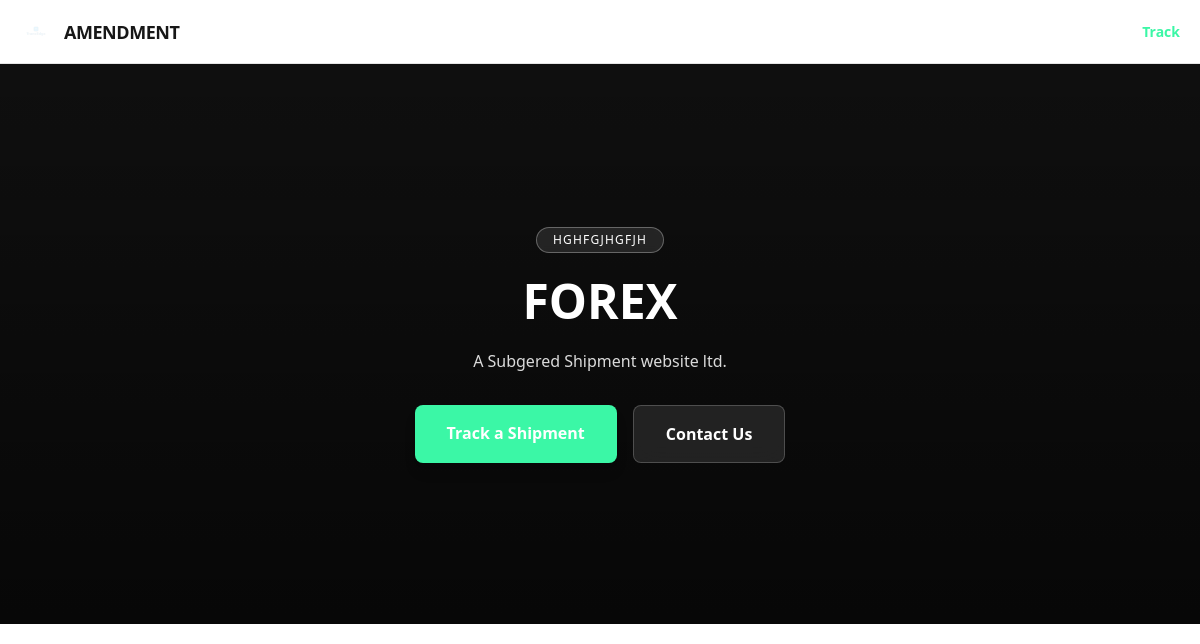
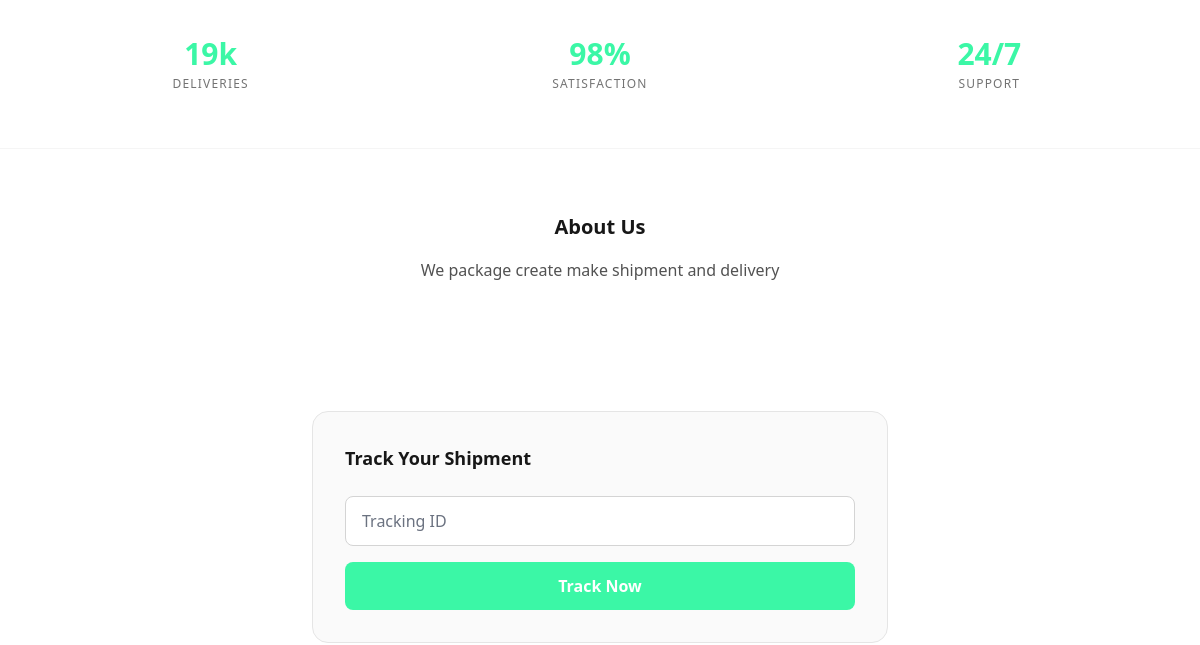
Before: /shipping/site/6D134D49/ (upper part) with the older database file (2 pictures, top to bottom).
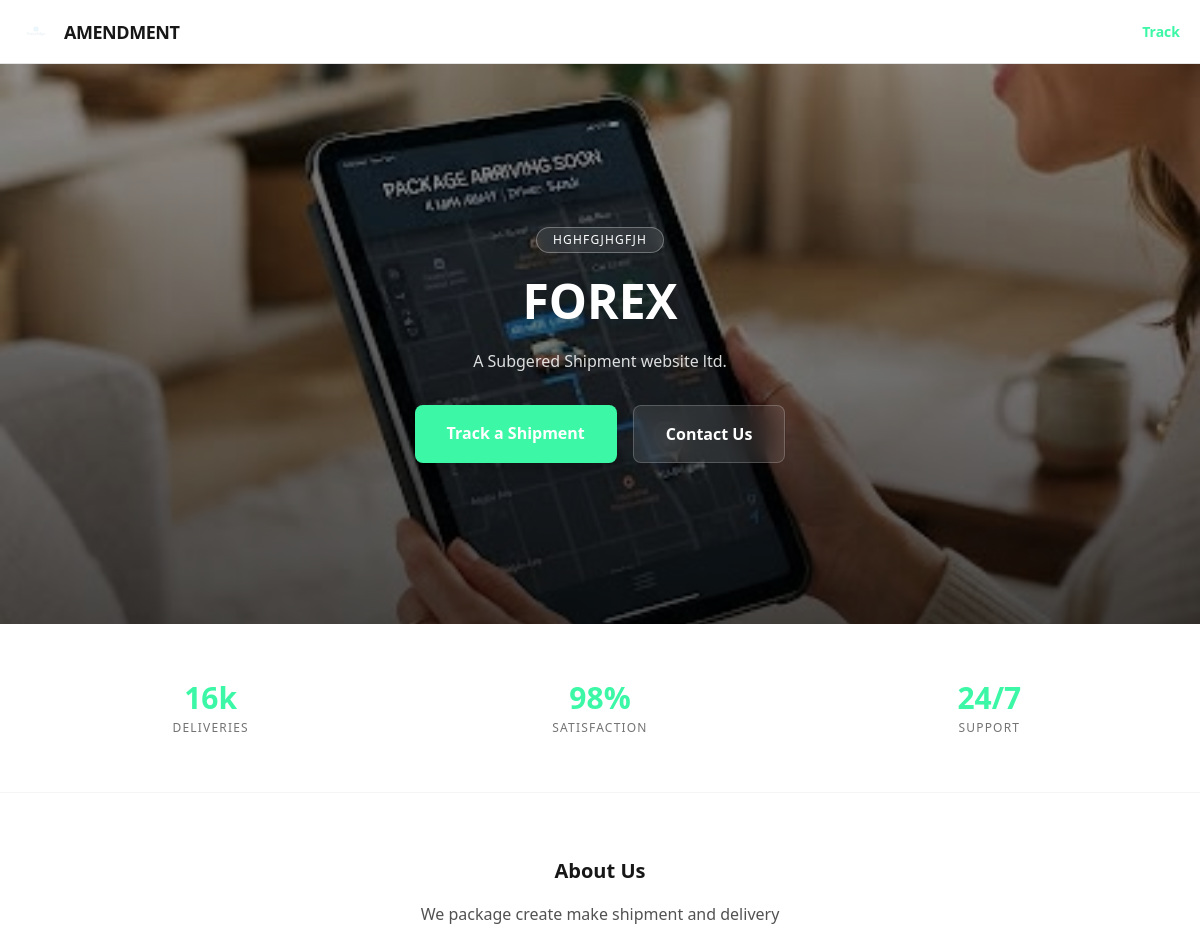
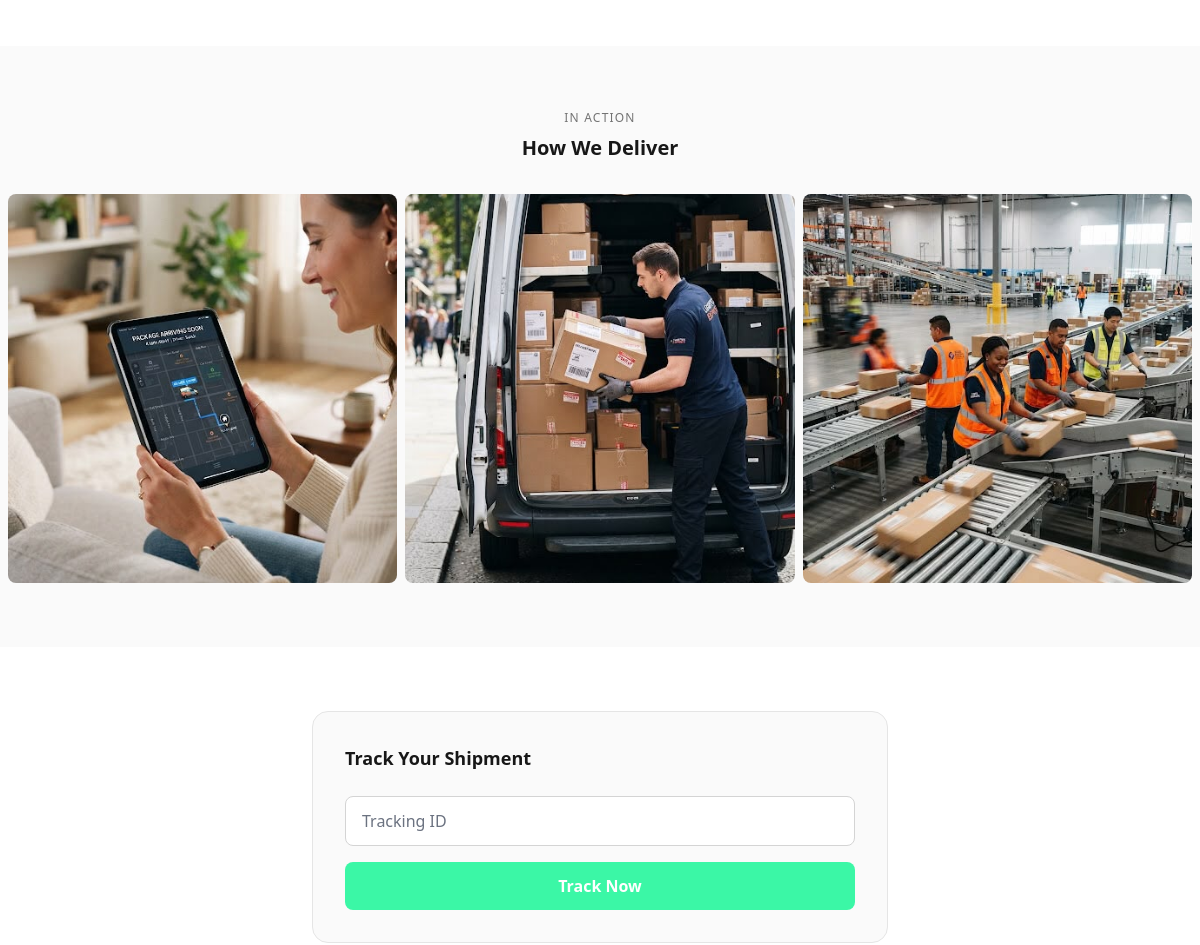
After: the same page with the newer database file (2 pictures, top to bottom).
### Business/models.py (models this page shows, shortened)
class SubAdminSiteSettings(models.Model):
    sub_admin = models.OneToOneField(
        "SubAdminProfile",          # ← the existing model in your file
        on_delete=models.CASCADE,
        null=True,
        blank=True,
        related_name="site_settings",
        help_text="Null = global default (set by super-admin).",
    )
    site_name        = models.CharField(max_length=100, blank=True, default="")
    site_tagline     = models.CharField(max_length=255, blank=True, default="")
    logo             = models.ImageField(
        upload_to="site_logos/",
        null=True, blank=True,
        help_text="Upload a logo image.",
    )
    logo_url         = models.URLField(
        blank=True,
        help_text="Use a URL if you don't want to upload a file.",
    )
    favicon_url      = models.URLField(blank=True)
    primary_color    = models.CharField(
        max_length=20, blank=True,
        help_text="Hex color e.g. #38bdf8",
    )
    hero_title       = models.CharField(max_length=255, blank=True, default="")
    hero_subtitle    = models.TextField(blank=True, default="")
    hero_image_url   = models.URLField(blank=True)
    about_text       = models.TextField(
        blank=True,
        help_text="About section shown on the public landing page.",
    )
    stat_deliveries   = models.CharField(max_length=20, blank=True, default="")
    stat_satisfaction = models.CharField(max_length=20, blank=True, default="")
    stat_support      = models.CharField(max_length=20, blank=True, default="")
    phone_primary    = models.CharField(max_length=30, blank=True, default="")
    phone_secondary  = models.CharField(max_length=30, blank=True, default="")
    email_support    = models.EmailField(blank=True, default="")
    email_info       = models.EmailField(blank=True, default="")
    address          = models.TextField(blank=True, default="")
    google_maps_url  = models.URLField(blank=True)
    whatsapp_number  = models.CharField(
        max_length=20, blank=True,
        help_text="Include country code, no + e.g. 2348012345678",
    )
    twitter_url      = models.URLField(blank=True)
    instagram_url    = models.URLField(blank=True)
    facebook_url     = models.URLField(blank=True)
    linkedin_url     = models.URLField(blank=True)
    tiktok_url       = models.URLField(blank=True)
    copyright_text   = models.CharField(max_length=255, blank=True, default="")
    meta_description = models.TextField(blank=True)
    meta_keywords    = models.CharField(max_length=500, blank=True)
    updated_at       = models.DateTimeField(auto_now=True)
    class Meta:
        verbose_name = "Sub-Admin Site Settings"
    @classmethod
    def get_default(cls):
        obj, _ = cls.objects.get_or_create(sub_admin=None)
        return obj
    @classmethod
    def for_user(cls, user):
        default = cls.get_default()
        try:
            profile   = user.sub_admin_profile
            overrides = cls.objects.get(sub_admin=profile)
        except (cls.DoesNotExist, Exception):
            overrides = None
        TEXT_FIELDS = [
            "site_name", "site_tagline", "logo_url", "favicon_url",
            "primary_color", "hero_title", "hero_subtitle", "hero_image_url",
            "about_text", "stat_deliveries", "stat_satisfaction", "stat_support",
            "phone_primary", "phone_secondary", "email_support", "email_info",
            "address", "google_maps_url", "whatsapp_number",
            "twitter_url", "instagram_url", "facebook_url",
            "linkedin_url", "tiktok_url", "copyright_text",
            "meta_description", "meta_keywords",
        ]
        merged = {}
        for field in TEXT_FIELDS:
            default_val  = getattr(default,   field, "") or ""
            override_val = getattr(overrides, field, "") or "" if overrides else ""
            merged[field] = override_val if override_val.strip() else default_val
        if overrides and overrides.logo:
            merged["logo"] = overrides.logo.url
        elif default.logo:
            merged["logo"] = default.logo.url
        else:
            merged["logo"] = merged.get("logo_url", "")
        return merged

class BrandGalleryImage(models.Model):
    image = models.ImageField(upload_to="brand_gallery/")
    caption = models.CharField(max_length=120, blank=True)
    sort_order = models.PositiveIntegerField(default=0)
    is_active = models.BooleanField(default=True)
    class Meta:
        ordering = ["sort_order"]

### Business/sub_admin_views.py (the view)
# urls.py: path("site/<str:referral_code>/", sv.public_subadmin_landing, name="public-subadmin-landing"),
def public_subadmin_landing(request, referral_code):
    profile = get_object_or_404(SubAdminProfile, referral_code=referral_code.upper())
    request.session["active_referral_code"] = profile.referral_code
    settings_ctx = SubAdminSiteSettings.for_user(profile.user)
    return render(request, "public/landing.html", {
        "settings":     settings_ctx,
        "profile":      profile,
        "testimonials": Testimonial.objects.filter(is_active=True).order_by("sort_order"),
        "gallery_images": BrandGalleryImage.objects.filter(is_active=True).order_by("sort_order"),
    })

### Business/context_processors.py (called while the page is built, shortened)
def unread_notifications(request):
    user = getattr(request, "user", None)
    if not user or not user.is_authenticated or user.role != User.Role.SUB_ADMIN:
        return {"unread_notifications": 0}

def branding(request):
    ref = request.session.get("active_referral_code")
    profile = SubAdminProfile.objects.filter(referral_code=ref).first() if ref else None
    settings_ctx = (
        SubAdminSiteSettings.for_user(profile.user) if profile
        else default_settings_context()
    )
    return {
        "settings": settings_ctx,
        "profile": profile,
        "testimonials": Testimonial.objects.filter(is_active=True).order_by("sort_order"),
        "gallery_images": BrandGalleryImage.objects.filter(is_active=True).order_by("sort_order"),
    }

### Business/models.py (called while the page is built)
    def get_avatar(self):
        if self.avatar:
            return self.avatar.url
        return self.avatar_url or ""

### Business/templates/public/landing.html (shortened to what this page needs)
<!DOCTYPE html>
{% load static %}
<html class="scroll-smooth" lang="en">
<head>
<script src="https://cdn.tailwindcss.com?plugins=forms,container-queries"></script>
</head>
<body class="bg-white text-neutral-900">
<header class="fixed top-0 left-0 w-full z-50 bg-white/90 backdrop-blur-md border-b border-neutral-200 flex justify-between items-center h-16 px-5">
  <div class="flex items-center gap-3">
    {% if settings.logo %}
      <img src="{{ settings.logo }}" alt="{{ settings.site_name }}" class="h-8 w-auto">
    {% else %}
      <span class="material-symbols-outlined brand-text">local_shipping</span>
    {% endif %}
    <span class="font-bold text-lg tracking-tight">{{ settings.site_name|default:"Logistics" }}</span>
  </div>
  <a href="#track" class="text-sm font-semibold brand-text">Track</a>
</header>
<main class="pt-16">
  <section class="relative min-h-[560px] flex items-center justify-center overflow-hidden">
    <div class="absolute inset-0">
      {% if settings.hero_image_url %}
        <img src="{{ settings.hero_image_url }}" class="w-full h-full object-cover" alt="">
      {% else %}
        {% with gallery_images|first as fallback %}
          {% if fallback %}<img src="{{ fallback.image.url }}" class="w-full h-full object-cover" alt="">{% else %}
          <div class="w-full h-full bg-neutral-900"></div>{% endif %}
        {% endwith %}
      {% endif %}
    </div>
    <div class="absolute inset-0 hero-gradient"></div>
    <div class="relative z-10 w-full px-6 text-center text-white">
      <span class="inline-block px-4 py-1 rounded-full border border-white/30 bg-white/10 backdrop-blur-sm text-xs uppercase tracking-widest mb-6">
        {{ settings.site_tagline|default:"Your Logistics Partner" }}
      </span>
      <h1 class="font-bold text-3xl md:text-5xl leading-tight mb-6">
        {{ settings.hero_title|default:"Fast, Reliable Shipping — Every Time." }}
      </h1>
      {% if settings.hero_subtitle %}
      <p class="max-w-xl mx-auto text-white/85 mb-8">{{ settings.hero_subtitle }}</p>
      {% endif %}
      <div class="flex flex-col sm:flex-row gap-4 justify-center mt-4">
        <a href="#track" class="brand-bg text-white py-4 px-8 rounded-lg font-semibold shadow-lg">Track a Shipment</a>
        <a href="#contact" class="bg-white/10 backdrop-blur-md border border-white/20 text-white py-4 px-8 rounded-lg font-semibold">Contact Us</a>
      </div>
    </div>
  </section>
  <section class="py-14 px-6 grid grid-cols-3 gap-4 text-center border-b border-neutral-100">
    <div>
      <p class="text-2xl md:text-3xl font-bold brand-text">{{ settings.stat_deliveries|default:"15k+" }}</p>
      <p class="text-xs uppercase tracking-widest text-neutral-500 mt-1">Deliveries</p>
    </div>
    <div>
      <p class="text-2xl md:text-3xl font-bold brand-text">{{ settings.stat_satisfaction|default:"98%" }}</p>
      <p class="text-xs uppercase tracking-widest text-neutral-500 mt-1">Satisfaction</p>
    </div>
    <div>
      <p class="text-2xl md:text-3xl font-bold brand-text">{{ settings.stat_support|default:"24/7" }}</p>
      <p class="text-xs uppercase tracking-widest text-neutral-500 mt-1">Support</p>
    </div>
  </section>
  {% if settings.about_text %}
  <section class="py-16 px-6 max-w-2xl mx-auto text-center">
    <h2 class="text-xl font-bold mb-4">About Us</h2>
    <p class="text-neutral-600 leading-relaxed">{{ settings.about_text }}</p>
  </section>
  {% endif %}
  {% if gallery_images %}
  <section class="py-16 bg-neutral-50">
    <div class="px-6 mb-8 text-center">
      <p class="text-xs uppercase tracking-widest text-neutral-500">In Action</p>
      <h2 class="text-xl font-bold mt-2">How We Deliver</h2>
    </div>
    <div class="grid grid-cols-2 md:grid-cols-3 gap-2 px-2">
      {% for g in gallery_images %}
      <div class="aspect-square overflow-hidden rounded-lg">
        <img src="{{ g.image.url }}" alt="{{ g.caption }}" class="w-full h-full object-cover">
      </div>
      {% endfor %}
    </div>
  </section>
  {% endif %}
  <section class="py-16 px-6">
    <div class="bg-neutral-50 rounded-2xl border border-neutral-200 p-8 max-w-xl mx-auto" id="track">
      <h3 class="text-lg font-bold mb-6">Track Your Shipment</h3>
      <form class="space-y-4">
        <input type="text" placeholder="Tracking ID" class="w-full px-4 py-3 rounded-lg border border-neutral-300 focus:brand-border outline-none">
        <button type="submit" class="w-full brand-bg text-white py-3 rounded-lg font-semibold">Track Now</button>
      </form>
    </div>
  </section>
</main>
</body>
</html>

Changed rows visible on the page:
changed SubAdminSiteSettings "FOREX": stat_deliveries "19k" → "16k"
added BrandGalleryImage: image (picture)
added BrandGalleryImage: image (picture)
added BrandGalleryImage: image (picture)
Other visible differences:
text now shown: "IN ACTION How We Deliver"
